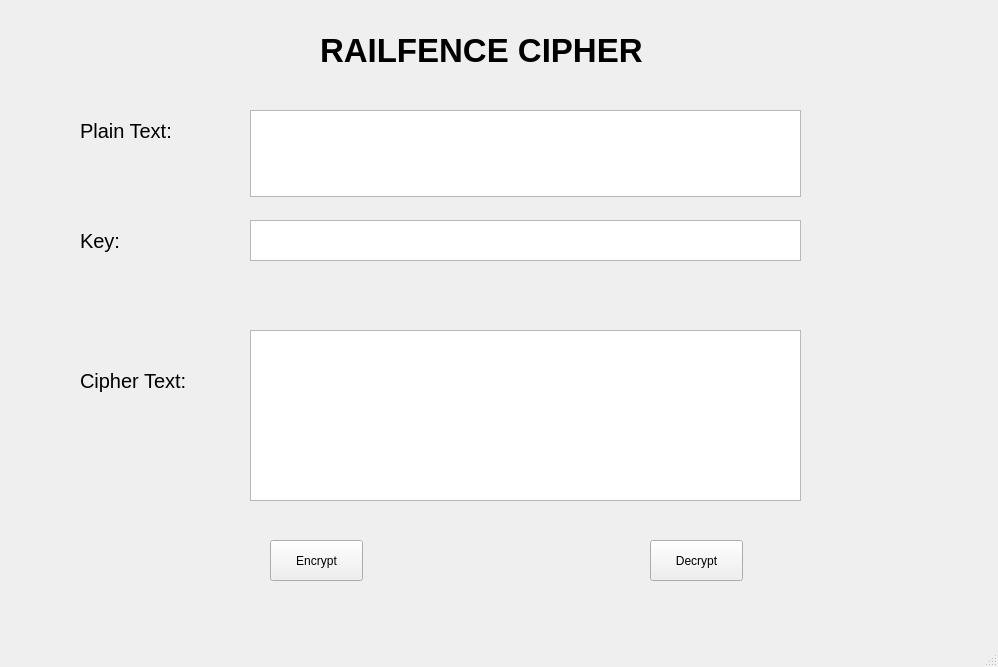
<?xml version="1.0" encoding="UTF-8"?>
<ui version="4.0">
 <class>MainWindow</class>
 <widget class="QMainWindow" name="MainWindow">
  <property name="geometry">
   <rect>
    <x>0</x>
    <y>0</y>
    <width>998</width>
    <height>667</height>
   </rect>
  </property>
  <property name="windowTitle">
   <string>MainWindow</string>
  </property>
  <widget class="QWidget" name="centralwidget">
   <widget class="QLabel" name="label_3">
    <property name="geometry">
     <rect>
      <x>80</x>
      <y>360</y>
      <width>141</width>
      <height>41</height>
     </rect>
    </property>
    <property name="font">
     <font>
      <pointsize>15</pointsize>
     </font>
    </property>
    <property name="text">
     <string>Cipher Text:</string>
    </property>
   </widget>
   <widget class="QTextEdit" name="txtKey">
    <property name="geometry">
     <rect>
      <x>250</x>
      <y>220</y>
      <width>551</width>
      <height>41</height>
     </rect>
    </property>
   </widget>
   <widget class="QTextEdit" name="txtPlaintext">
    <property name="geometry">
     <rect>
      <x>250</x>
      <y>110</y>
      <width>551</width>
      <height>87</height>
     </rect>
    </property>
   </widget>
   <widget class="QTextEdit" name="txtCiphertext">
    <property name="geometry">
     <rect>
      <x>250</x>
      <y>330</y>
      <width>551</width>
      <height>171</height>
     </rect>
    </property>
   </widget>
   <widget class="QLabel" name="label_2">
    <property name="geometry">
     <rect>
      <x>80</x>
      <y>220</y>
      <width>111</width>
      <height>41</height>
     </rect>
    </property>
    <property name="font">
     <font>
      <pointsize>15</pointsize>
     </font>
    </property>
    <property name="text">
     <string>Key:</string>
    </property>
   </widget>
   <widget class="QPushButton" name="btnDecrypt">
    <property name="geometry">
     <rect>
      <x>650</x>
      <y>540</y>
      <width>93</width>
      <height>41</height>
     </rect>
    </property>
    <property name="text">
     <string>Decrypt</string>
    </property>
   </widget>
   <widget class="QLabel" name="label">
    <property name="geometry">
     <rect>
      <x>80</x>
      <y>110</y>
      <width>111</width>
      <height>41</height>
     </rect>
    </property>
    <property name="font">
     <font>
      <pointsize>15</pointsize>
     </font>
    </property>
    <property name="text">
     <string>Plain Text:</string>
    </property>
   </widget>
   <widget class="QPushButton" name="btnEncrypt">
    <property name="geometry">
     <rect>
      <x>270</x>
      <y>540</y>
      <width>93</width>
      <height>41</height>
     </rect>
    </property>
    <property name="text">
     <string>Encrypt</string>
    </property>
   </widget>
   <widget class="QLabel" name="label_4">
    <property name="geometry">
     <rect>
      <x>320</x>
      <y>30</y>
      <width>391</width>
      <height>41</height>
     </rect>
    </property>
    <property name="font">
     <font>
      <pointsize>25</pointsize>
      <weight>75</weight>
      <bold>true</bold>
     </font>
    </property>
    <property name="text">
     <string>RAILFENCE CIPHER</string>
    </property>
   </widget>
  </widget>
  <widget class="QMenuBar" name="menubar">
   <property name="geometry">
    <rect>
     <x>0</x>
     <y>0</y>
     <width>998</width>
     <height>26</height>
    </rect>
   </property>
  </widget>
  <widget class="QStatusBar" name="statusbar"/>
 </widget>
 <resources/>
 <connections/>
</ui>
